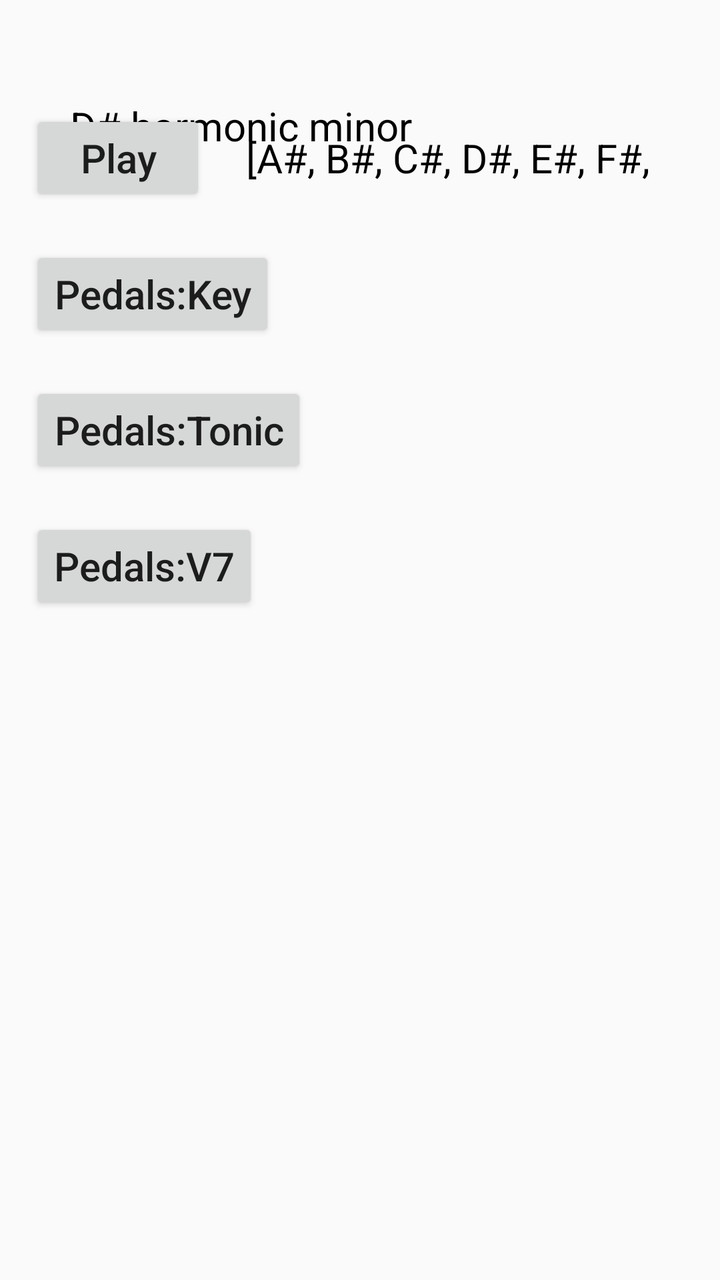
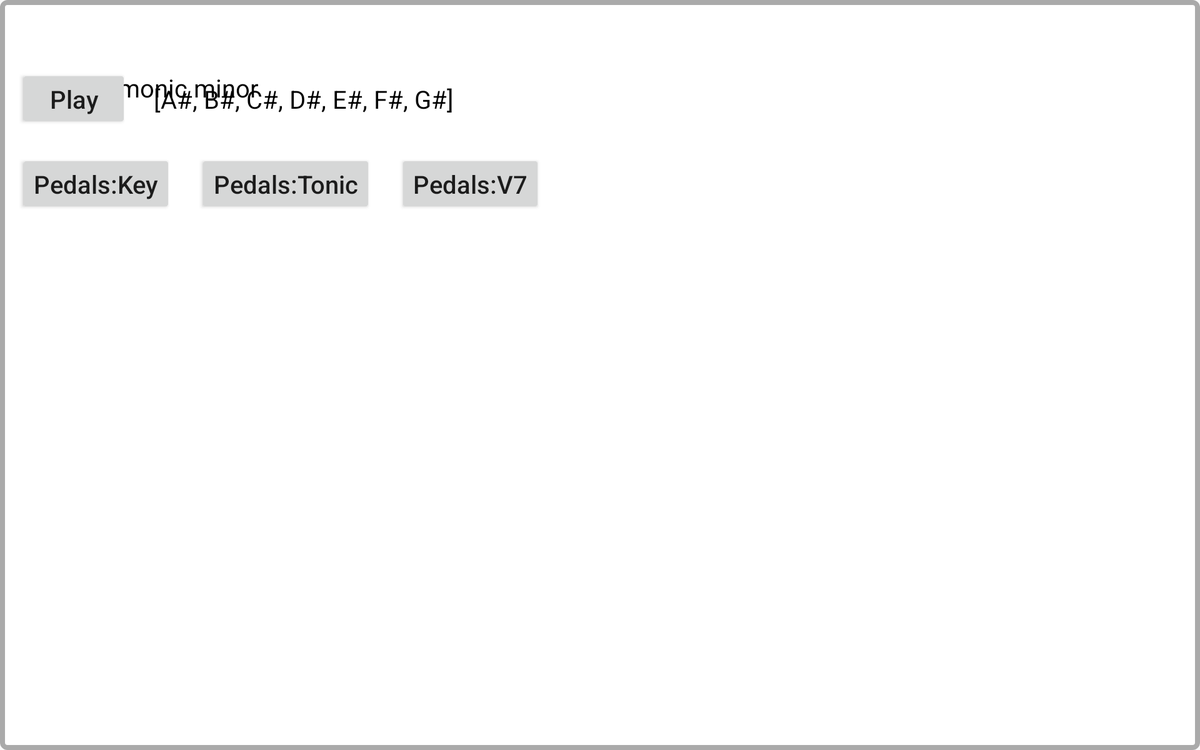

Two renders of one Android screen. The first uses the default layout on a phone; the second uses the alternative layout the repository ships for a different screen configuration, on a matching device. The two XML files are below.
<!-- AndroidManifest.xml: application theme AppTheme -->
<!-- res/layout/fragment_key_signature.xml -->
<RelativeLayout
    android:id="@+id/keysig_fragment"
    xmlns:android="http://schemas.android.com/apk/res/android"
    xmlns:tools="http://schemas.android.com/tools"
    android:layout_width="match_parent"
    android:layout_height="match_parent"
    android:padding="5dp"
    tools:context="com.billooms.harppedals.keysignature.KeySignatureFragment">

    <Spinner style="@style/mySpinner" android:id="@+id/keySpinner"
             android:layout_alignParentTop="true"
             android:layout_alignParentLeft="true"
             android:layout_alignParentStart="true"/>

    <Spinner style="@style/mySpinner" android:id="@+id/scaleSpinner"
             android:layout_alignParentLeft="true"
             android:layout_alignParentStart="true"
             android:layout_below="@id/keySpinner"/>

    <Button style="@style/myButton" android:id="@+id/playScaleButton" android:text="@string/playScaleButton"
            android:layout_below="@+id/scaleSpinner"
            android:layout_alignParentLeft="true"
            android:layout_alignParentStart="true"/>

    <TextView style="@style/myText" android:id="@+id/scaleText" android:text="@string/scaleText"
              android:layout_toRightOf="@+id/playScaleButton"
              android:layout_toEndOf="@+id/playScaleButton"
              android:layout_alignBaseline="@+id/playScaleButton"
              android:lines = "1"/>

    
    <ImageView android:id="@+id/keySigIcon" android:contentDescription="@string/keySigIconText"
               android:layout_width="wrap_content"
               android:layout_height="wrap_content"
               android:layout_alignParentTop="true"
               android:layout_toRightOf="@id/scaleSpinner"
               android:layout_toEndOf="@id/scaleSpinner"
               android:minHeight="43px"
               android:minWidth="65px"
               android:layout_margin="10dp"/>

    <TextView style="@style/myText" android:id="@+id/keyText" android:text="@string/keyText"
              android:layout_below="@id/keySigIcon"
              android:layout_toRightOf="@id/scaleSpinner"
              android:layout_toEndOf="@id/scaleSpinner"
              android:layout_alignBaseline="@+id/scaleSpinner"
              android:width="200dp"
              android:lines = "1"/>

    <Button style="@style/myButton" android:id="@+id/setKeyButton" android:text="@string/setKeyButton"
            android:layout_alignParentLeft="true"
            android:layout_alignParentStart="true"
            android:layout_below="@+id/playScaleButton"/>

    <Button style="@style/myButton" android:id="@+id/setTonicButton" android:text="@string/setTonicButton"
            android:layout_alignParentLeft="true"
            android:layout_alignParentStart="true"
            android:layout_below="@+id/setKeyButton"/>

    <Button style="@style/myButton" android:id="@+id/setV7Button" android:text="@string/setV7Button"
            android:layout_alignParentLeft="true"
            android:layout_alignParentStart="true"
            android:layout_below="@+id/setTonicButton"/>

</RelativeLayout>
<!-- resources referenced by this layout -->
<resources>
  <string name="keySigIconText">Icon showing the key signature</string>
  <string name="keyText">D# harmonic minor</string>
  <string name="playScaleButton">Play</string>
  <string name="scaleText">[A#, B#, C#, D#, E#, F#, G#]</string>
  <string name="setKeyButton">Pedals:Key</string>
  <string name="setTonicButton">Pedals:Tonic</string>
  <string name="setV7Button">Pedals:V7</string>
  <style name="myButton" parent="@android:style/TextAppearance">
           <item name="android:layout_width">wrap_content</item>
           <item name="android:layout_height">wrap_content</item>
           <item name="android:layout_margin">10dp</item>
           <item name="android:textSize">20sp</item>
           <item name="android:textAllCaps">false</item>
       </style>
  <style name="mySpinner" parent="@android:style/TextAppearance">
           <item name="android:layout_width">wrap_content</item>
           <item name="android:layout_height">wrap_content</item>
           <item name="android:layout_margin">10dp</item>
           <item name="android:background">@drawable/slim_spinner_normal</item>
       </style>
  <style name="myText" parent="@android:style/TextAppearance">
           <item name="android:layout_width">wrap_content</item>
           <item name="android:layout_height">wrap_content</item>
           <item name="android:layout_margin">10dp</item>
           <item name="android:textSize">20sp</item>
           <item name="android:textAllCaps">false</item>
           <item name="android:gravity">start</item>
           <item name="android:textColor">@android:color/black</item>
           <item name="android:background">@android:color/transparent</item>
           <item name="android:visibility">visible</item>
           <item name="android:clickable">false</item>
           <item name="android:focusable">false</item>
           <item name="android:focusableInTouchMode">false</item>
       </style>
  <style name="AppTheme" parent="Theme.AppCompat.Light.DarkActionBar">
          
          <item name="colorPrimary">@color/colorPrimary</item>
          <item name="colorPrimaryDark">@color/colorPrimaryDark</item>
          <item name="colorAccent">@color/colorAccent</item>
      </style>
</resources>
<!-- res/layout-large-land/fragment_key_signature.xml (the author's variant of the layout above) -->
<!-- drawn on a 7-inch tablet turned sideways -->
<RelativeLayout
    android:id="@+id/keysig_fragment"
    xmlns:android="http://schemas.android.com/apk/res/android"
    xmlns:tools="http://schemas.android.com/tools"
    android:layout_width="match_parent"
    android:layout_height="match_parent"
    android:padding="5dp"
    android:background="@drawable/border1"
    tools:context="com.billooms.harppedals.keysignature.KeySignatureFragment">

    <Spinner style="@style/mySpinner" android:id="@+id/keySpinner"
             android:layout_alignParentTop="true"
             android:layout_alignParentLeft="true"
             android:layout_alignParentStart="true"/>

    <Spinner style="@style/mySpinner" android:id="@+id/scaleSpinner"
             android:layout_alignParentLeft="true"
             android:layout_alignParentStart="true"
             android:layout_below="@id/keySpinner"/>

    <Button style="@style/myButton" android:id="@+id/playScaleButton" android:text="@string/playScaleButton"
            android:layout_below="@+id/scaleSpinner"
            android:layout_alignParentLeft="true"
            android:layout_alignParentStart="true"/>

    <TextView style="@style/myText" android:id="@+id/scaleText" android:text="@string/scaleText"
              android:layout_toRightOf="@+id/playScaleButton"
              android:layout_toEndOf="@+id/playScaleButton"
              android:layout_alignBaseline="@+id/playScaleButton"
              android:lines = "1"/>

    
    <ImageView android:id="@+id/keySigIcon" android:contentDescription="@string/keySigIconText"
               android:layout_width="wrap_content"
               android:layout_height="wrap_content"
               android:layout_alignParentTop="true"
               android:layout_toRightOf="@id/scaleSpinner"
               android:layout_toEndOf="@id/scaleSpinner"
               android:minHeight="43px"
               android:minWidth="65px"
               android:layout_margin="10dp"/>

    <TextView style="@style/myText" android:id="@+id/keyText" android:text="@string/keyText"
              android:layout_below="@id/keySigIcon"
              android:layout_toRightOf="@id/scaleSpinner"
              android:layout_toEndOf="@id/scaleSpinner"
              android:layout_alignBaseline="@+id/scaleSpinner"
              android:width="200dp"
              android:lines = "1"/>

    <Button style="@style/myButton" android:id="@+id/setKeyButton" android:text="@string/setKeyButton"
            android:layout_alignParentLeft="true"
            android:layout_alignParentStart="true"
            android:layout_below="@+id/playScaleButton"/>

    <Button style="@style/myButton" android:id="@+id/setTonicButton" android:text="@string/setTonicButton"
            android:layout_alignBaseline="@+id/setKeyButton"
            android:layout_toRightOf="@id/setKeyButton"
            android:layout_toEndOf="@id/setKeyButton"/>

    <Button style="@style/myButton" android:id="@+id/setV7Button" android:text="@string/setV7Button"
            android:layout_alignBaseline="@+id/setTonicButton"
            android:layout_toRightOf="@id/setTonicButton"
            android:layout_toEndOf="@id/setTonicButton"/>

    
    <TextView style="@style/myText" android:id="@+id/blank" android:text=""
              android:layout_alignBaseline="@+id/setTonicButton"
              android:layout_toRightOf="@id/setV7Button"
              android:layout_toEndOf="@id/setV7Button"
              android:lines = "1"/>

</RelativeLayout>
<!-- resources referenced by the variant -->
<!-- as a 7-inch tablet turned sideways resolves them -->
<resources>
  <!-- drawable border1 (drawable) -->
  <shape xmlns:android="http://schemas.android.com/apk/res/android">
      <stroke android:width="4dp"
              android:color="@android:color/darker_gray" />
      <solid android:color="#ffffff" />
      <padding android:left="7dp"
               android:top="7dp"
               android:right="7dp"
               android:bottom="7dp" />
      <corners android:radius="4dp" />
  </shape>
  <string name="keySigIconText">Icon showing the key signature</string>
  <string name="keyText">D# harmonic minor</string>
  <string name="playScaleButton">Play</string>
  <string name="scaleText">[A#, B#, C#, D#, E#, F#, G#]</string>
  <string name="setKeyButton">Pedals:Key</string>
  <string name="setTonicButton">Pedals:Tonic</string>
  <string name="setV7Button">Pedals:V7</string>
  <style name="myButton" parent="@android:style/TextAppearance">
           <item name="android:layout_width">wrap_content</item>
           <item name="android:layout_height">wrap_content</item>
           <item name="android:layout_margin">10dp</item>
           <item name="android:textSize">20sp</item>
           <item name="android:textAllCaps">false</item>
       </style>
  <style name="mySpinner" parent="@android:style/TextAppearance">
           <item name="android:layout_width">wrap_content</item>
           <item name="android:layout_height">wrap_content</item>
           <item name="android:layout_margin">10dp</item>
           <item name="android:background">@drawable/slim_spinner_normal</item>
       </style>
  <style name="myText" parent="@android:style/TextAppearance">
           <item name="android:layout_width">wrap_content</item>
           <item name="android:layout_height">wrap_content</item>
           <item name="android:layout_margin">10dp</item>
           <item name="android:textSize">20sp</item>
           <item name="android:textAllCaps">false</item>
           <item name="android:gravity">start</item>
           <item name="android:textColor">@android:color/black</item>
           <item name="android:background">@android:color/transparent</item>
           <item name="android:visibility">visible</item>
           <item name="android:clickable">false</item>
           <item name="android:focusable">false</item>
           <item name="android:focusableInTouchMode">false</item>
       </style>
  <style name="AppTheme" parent="Theme.AppCompat.Light.DarkActionBar">
          
          <item name="colorPrimary">@color/colorPrimary</item>
          <item name="colorPrimaryDark">@color/colorPrimaryDark</item>
          <item name="colorAccent">@color/colorAccent</item>
      </style>
</resources>
